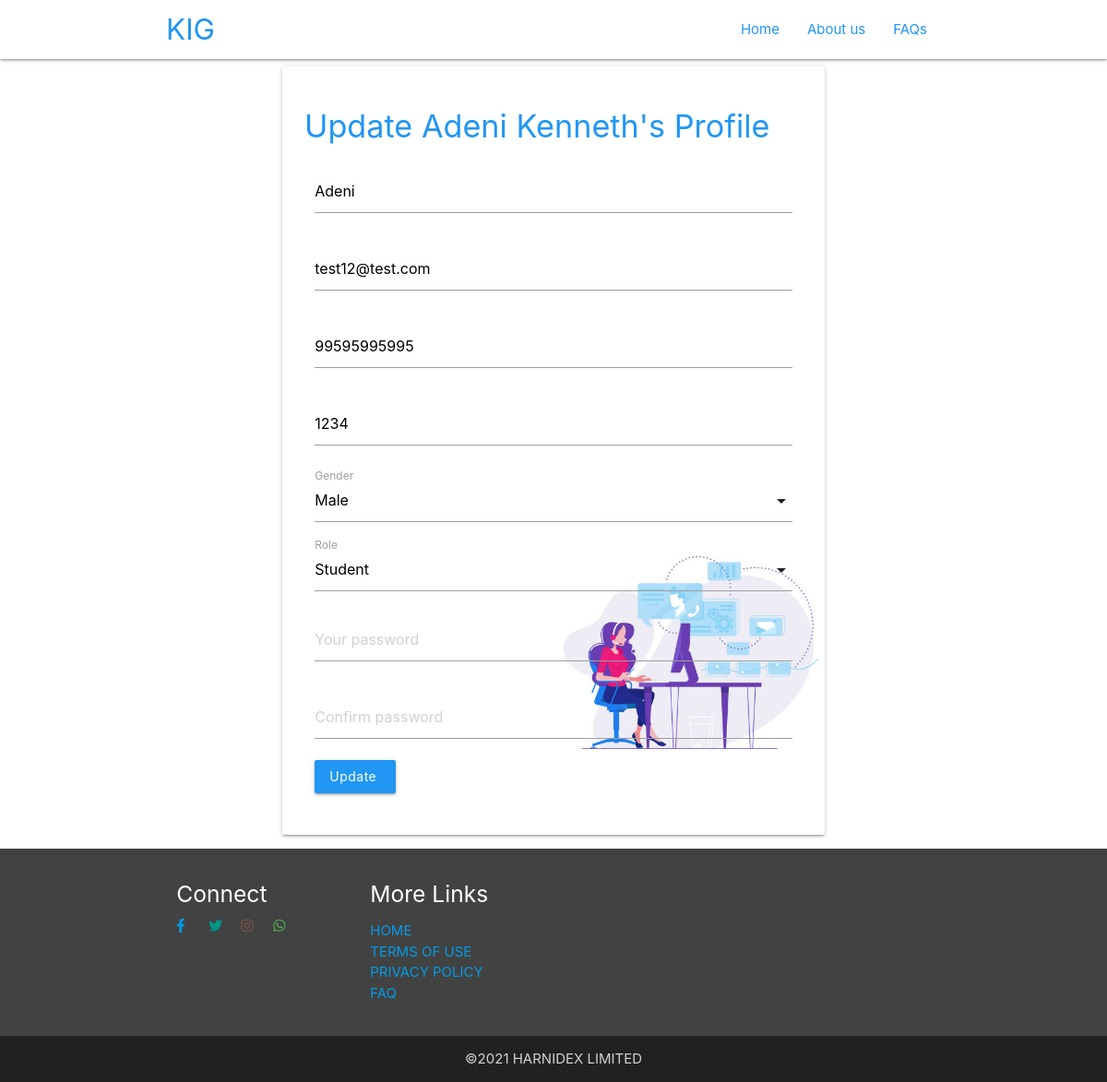
Page /student-profile/edit/2 (signed in) on the committed database.
### app/models.py (models this page shows, shortened)
class User(db.Model):
    id = db.Column(db.Integer, primary_key=True)
    name = db.Column(db.String(50),index=True,unique=True)
    email = db.Column(db.String(120),unique=True)
    phone = db.Column(db.String(50))
    matric = db.Column(db.String(20),unique=True)
    gender = db.Column(db.String(10))
    role = db.Column(db.String(10))
    password_hash = db.Column(db.String(200),index=True,unique=True)
    reqistered = db.Column(db.DateTime(), default= datetime.utcnow())

### app/routes.py (the view, shortened to what this page needs)
@app.route('/student-profile/edit/<id>',methods=['GET','POST'])
def edit(id):
    logged_in = True
    if 'name' in session:
        name = session['name']
        password = session['password']
        if name!= 'Admin':
            return redirect(url_for('logout'))
    user = User.query.filter(User.id==id).first()
    if request.method=='GET' and  user is not None:
        return render_template('edit.html', user=user)
    else:
        flash("Account not Found!!")
        return redirect(url_for('dashboard'))

### app/templates/edit.html (shortened to what this page needs)
<!DOCTYPE html>
<html lang="en">
<head>
     <link rel="stylesheet" href="../static/css/materialize.min.css">
     <link rel="stylesheet" href="../static/fontawesome-5.15/css/all.min.css">
     <link rel="stylesheet"  href="{{url_for('static',filename='css/materialize.min.css')}}">
     <link rel="stylesheet"  href="{{url_for('static',filename='fontawesome-5.15/css/all.min.css')}}">
</head>
<body>
   <header>
    <nav class="transparent">
        <div class="container">
            <a id="logo-container" href="#" class="brand-logo blue-text">KIG</a>
            <ul class="right hide-on-med-and-down ">
                <li><a href="/" class="blue-text">Home</a></li>
                <li><a href="/about" class="blue-text">About us</a></li>
                <li><a href="/faq" class="blue-text">FAQs</a></li>
            </ul>
        </div>
    </nav>
</header>
    <div class="container">
        <div class="container">
          <div class="card-panel section-1 bg">
              <h4 class="blue-text">Update {{user.name}}'s Profile</h4>
              <form action="/student-profile/edit/{{user.id}}" method="POST">
              <div class="row">
              <div class="col s12">
                    <div class="input-field blue-theme">
                      <input placeholder="Full name" type="text" class="materialize" name="name" value = {{user.name}}>
                    </div>
              </div>
              <div class="col s12">
                    <div class="input-field blue-theme">
                      <input placeholder="Email" type="email" class="materialize" name="email" required  value ={{user.email}}>
                    </div>
                </div>
                <div class="col s12">
                    <div class="input-field blue-theme">
                      <input placeholder="Phone number" type="text" class="materialize" name="phone" value={{user.phone}}>
                    </div>
                  </div>
                <div class="col s12">
                    <div class="input-field blue-theme">
                      <input placeholder="Matric number" type="text" class="materialize" name="matric_num" value={{user.matric}}>
                    </div>
                  </div>
                  <div class="col s12">
                    <div class="input-field">
                      <label>Gender</label>
                    </div>
                  </div>
                  <div class="col s12">
                    <div class="input-field">
                      <label>Role</label>
                    </div>
                  </div>
                  <div class="col s12">
                    <div class="input-field blue-theme">
                      <input placeholder="Your password" type="password" class="materialize" name='password' >
                    </div>
                  </div>
                  <div class="col s12">
                    <div class="input-field blue-theme">
                      <input placeholder="Confirm password" type="password" class="materialize" name='c-password'>
                    </div>
                  </div>
                  <div class="col s12">
                    <button type="submit" class="btn blue">Update </button>
                  </div>
                  <div class="col s12">
                  </div>
                  </div>
                </form>
            </div>
        </div>
    </div>
    <footer  class="page-footer grey darken-3">
      <div class="container">
        <div class="row">
          <div class="col l3 s12">
            <h5>Connect</h5>
            <div class="row">
              <div class='col s2'><a  href="http://www.facebook.com/harnidex"><i class="fab fa-facebook-f"></i></a></div>
              <div class='col s2'><a  href="http://www.twitter.com/harnidex_"><i class="fab fa-twitter teal-text"></i></a></div>
              <div class='col s2'><a  href="http://wwww.instagram.com/harnidex"><i class="fab fa-instagram brown-text"></i></a></div>
              <div class='col s2'><a  href="#!"><i class="fab fa-whatsapp green-text"></i></a></div>
            </div>
          </div>
           <div class="col l3 s12">
                <h5 class=>More Links</h5>
                <ul class="links">
                  <li><a  href="/">HOME</a></li>
                  <li><a  href="/extra">TERMS OF USE</a></li>
                  <li><a  href="/extra">PRIVACY POLICY</a></li>
                  <li><a  href="/faq">FAQ</a></li>
                </ul>
              </div>
        </div>
      </div>
        <div class="footer-copyright grey darken-4">
          <div class="container center-align">
    &copy;2021 HARNIDEX LIMITED
          </div>
      </div>
    </footer>
</body>
</html>

### rows in the picture
User: name "Adeni Kenneth", email "test12@test.com", phone "99595995995", matric_num "1234"
